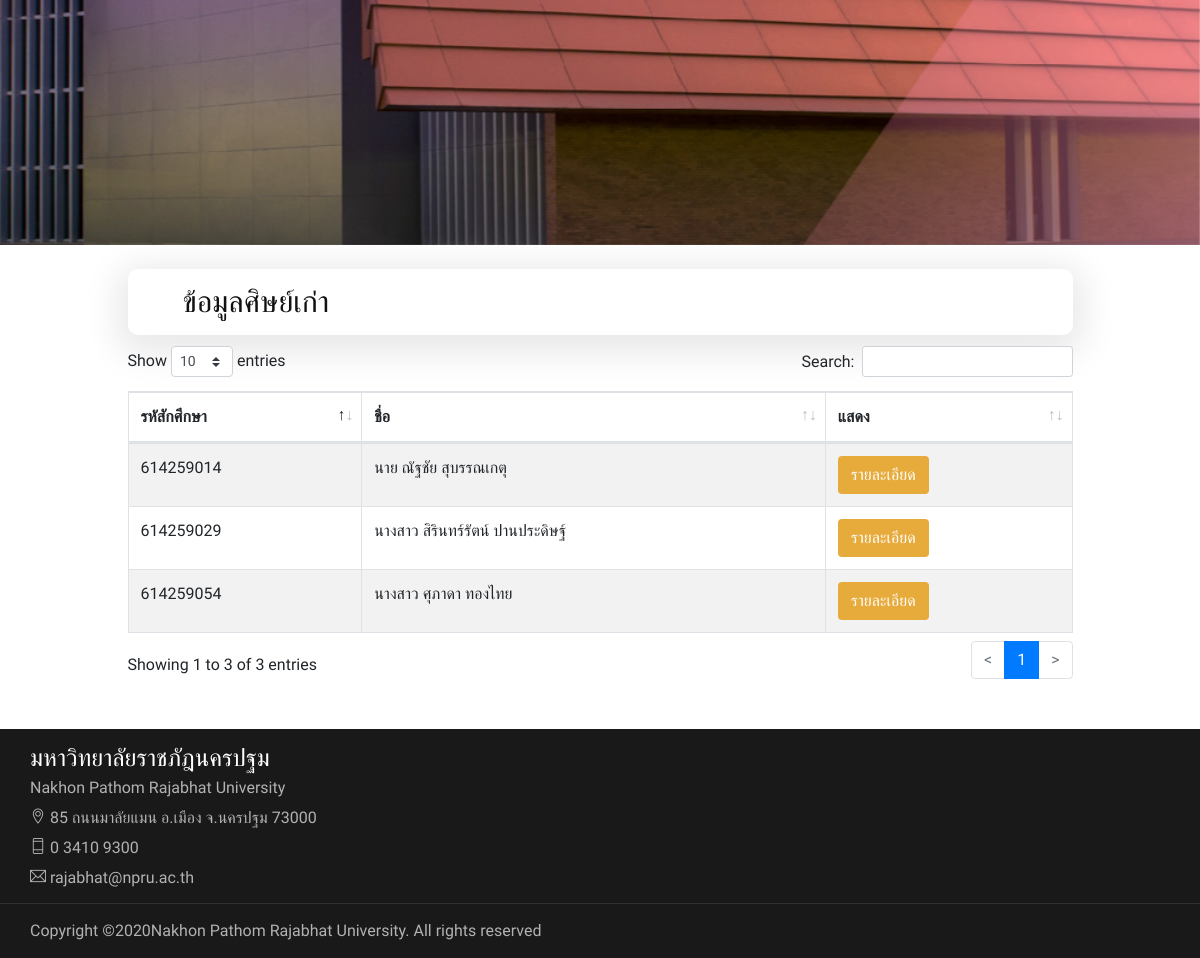
Before: / (lower part) with the older database file.
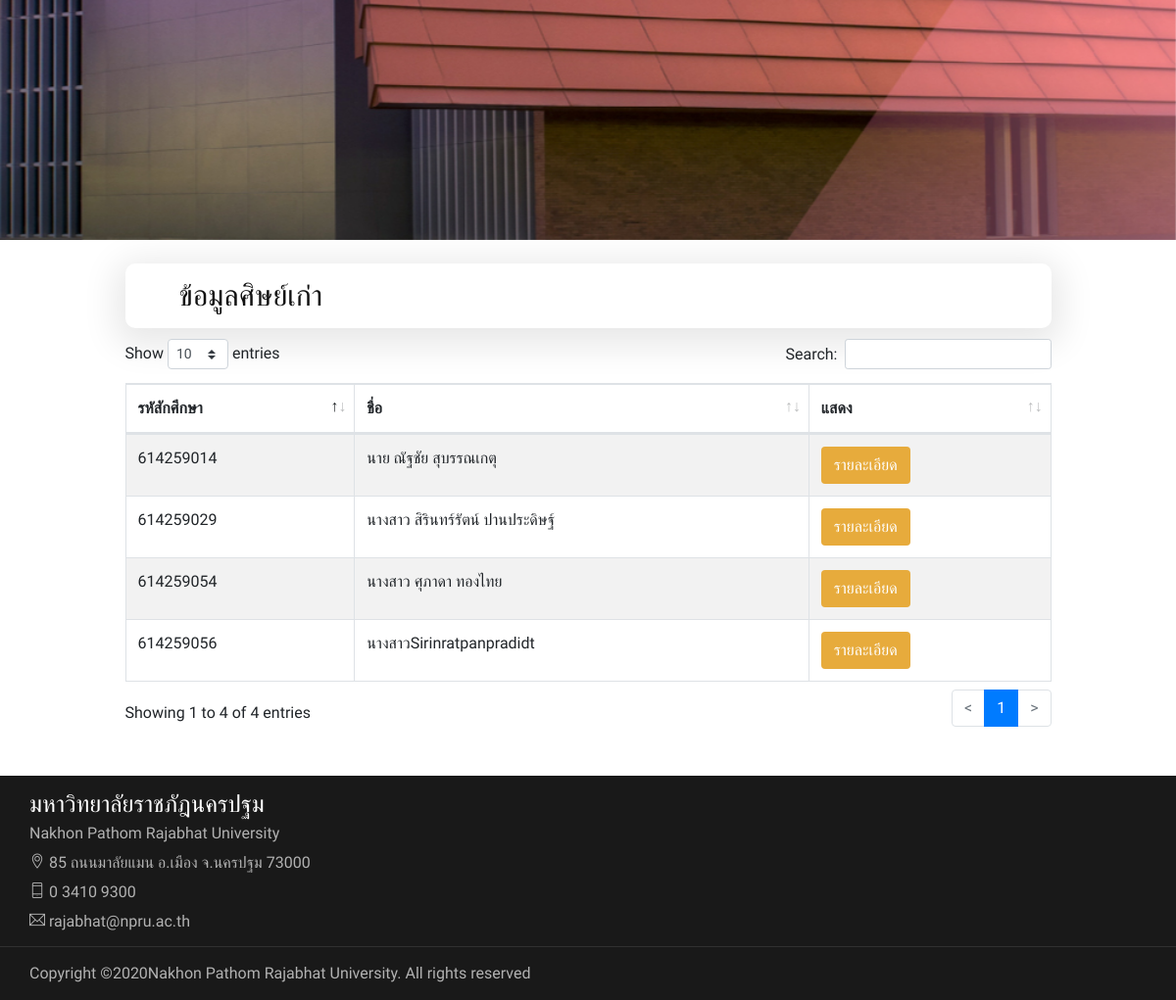
After: the same page with the newer database file.
### tables this page shows
CREATE TABLE `personal` (
  `card_id` char(13) NOT NULL,
  `student_id` int(9) DEFAULT NULL,
  `name` varchar(255) DEFAULT NULL,
  `gender` enum('ชาย','หญิง') DEFAULT NULL,
  `birthday` date DEFAULT NULL,
  `address` varchar(255) DEFAULT NULL,
  `tel` varchar(10) DEFAULT NULL,
  `email` varchar(255) DEFAULT NULL,
  `facebook` varchar(255) DEFAULT NULL,
  `img` varchar(255) DEFAULT NULL
);

### index.php (the view, shortened to what this page needs)
<?php include("head.php");?>
<section class="hero-section">
    <div class="hero-items owl-carousel">
        <div class="single-hero-items set-bg" data-setbg="img/upload/banner1920x600-01.jpg">
        </div>
    </div>
</section>
<div class="container">
    <br>
    <div class="row">
        <div class="col-lg-1">
        </div>
        <div class="col-lg-10">
            <div class="contact-widget">
                <div class="cw-item">
                    <div class="ci-text">
                        <h3>ข้อมูลศิษย์เก่า</h3>
                    </div>
                </div>
            </div>
            <table id="example" class="table table-striped table-bordered" style="width:100%">
                <thead>
                    <tr>
                        <th>รหัสักศึกษา</th>
                        <th>ชื่อ</th>
                        <th>แสดง</th>
                    </tr>
                </thead>
                <tbody>
                <?php
			        $showPersonal = $conn->prepare("SELECT * FROM `personal` ");
			        $showPersonal->execute();
                    $result = $showPersonal->fetchAll();
                    foreach ($result as $row) {
                ?>
                    <tr>
                        <td><?php echo $row['student_id'];  ?></td>
                        <td><?php echo $row['name'];  ?></td>
                        <td><button type="button" class="btn" style="background-color:#e7ab3c;color:#fff;" onclick="show(<?php echo $row['student_id'];?>)"  data-toggle="modal" data-target="#details" >รายละเอียด</button></td>
                    </tr>
                    <?php
                    };
                    ?>
                </tbody>
            </table>
            <br>
            <br>
        </div>
        <div class="col-lg-1">
        </div>
    </div>
</div>
<?php include("footer.php") ?>

### head.php (shortened to what this page needs)
<!DOCTYPE html>
<html lang="zxx">
<head>
    <link rel="stylesheet" href="css/bootstrap.min.css" type="text/css">
    <link rel="stylesheet" href="css/font-awesome.min.css" type="text/css">
    <link rel="stylesheet" href="css/themify-icons.css" type="text/css">
    <link rel="stylesheet" href="css/elegant-icons.css" type="text/css">
    <link rel="stylesheet" href="css/owl.carousel.min.css" type="text/css">
    <link rel="stylesheet" href="css/nice-select.css" type="text/css">
    <link rel="stylesheet" href="css/jquery-ui.min.css" type="text/css">
    <link rel="stylesheet" href="css/slicknav.min.css" type="text/css">
    <link rel="stylesheet" href="css/style.css" type="text/css">
    <link href="source/dataTables/dataTables.bootstrap4.min.css" rel="stylesheet">
</head>
<body>

### footer.php (shortened to what this page needs)
<footer class="footer-section">
    <div class="container">
        <div class="row">
            <div class="col-lg-4">
                <div class="footer-left">
                    <ul>
                        <li>
                            <h4 style="color: #fff;">มหาวิทยาลัยราชภัฎนครปฐม</h4>
                        </li>
                        <li>Nakhon Pathom Rajabhat University</li>
                        <li>
                            <div class="ci-icon"><i class="ti-location-pin"></i> 85 ถนนมาลัยแมน อ.เมือง จ.นครปฐม 73000
                            </div>
                        </li>
                        <li>
                            <div class="ci-icon"><i class="ti-mobile"></i> 0 3410 9300</div>
                        </li>
                        <li>
                            <div class="ci-icon"><i class="ti-email"></i> rajabhat@npru.ac.th</div>
                        </li>
                    </ul>
                </div>
            </div>
        </div>
    </div>
    <div class="copyright-reserved">
        <div class="container">
            <div class="row">
                <div class="col-lg-12">
                    <div class="copyright-text">
                        Copyright &copy;Nakhon Pathom Rajabhat University. All rights reserved
                    </div>
                </div>
            </div>
        </div>
    </div>
</footer>
</body>
</html>

### css/style.css (style rules this page uses)
html, body { height: 100%; font-family: "Muli", sans-serif; -webkit-font-smoothing: antialiased; font-smoothing: antialiased; }
h1, h2, h3, h4, h5, h6 { margin: 0; color: #111111; font-weight: 400; font-family: "Muli", sans-serif; }
h3 { font-size: 30px; }
h4 { font-size: 24px; }
ul, ol { padding: 0; margin: 0; }
.set-bg { background-repeat: no-repeat; background-size: cover; background-position: top center; }
.hero-items .single-hero-items { height: 725px; padding-top: 210px; }
.footer-section { background: #191919; padding-top: 15px; }
.footer-left { margin-bottom: 30px; }
.footer-left ul li { list-style: none; color: #b2b2b2; font-size: 16px; line-height: 30px; }
.copyright-reserved { border-top: 1px solid #303030; padding: 15px 0; margin-top: -20px; }
.copyright-reserved .copyright-text { float: left; font-size: 16px; color: #b2b2b2; }
.contact-widget .cw-item { background: #ffffff; margin-bottom: 11px; -webkit-box-shadow: 0px 8px 35px 10px #E8E8E8; box-shadow: 0px 8px 35px 10px #E8E8E8; padding-left: 25px; padding-top: 15px; padding-bottom: 15px; border-radius: 10px; }
.contact-widget .cw-item .ci-text { display: table; padding-left: 30px; }
@media only screen and (min-width: 1200px) { .container { max-width: 1170px; } }

Changed rows visible on the page:
added personal: student "614259056", name "นางสาวSirinratpanpradidt"
Other visible differences:
text written by a page script: "Show entries Search: Showing 1 to 3 of 3 entries < 1 >" → "Show entries Search: Showing 1 to 4 of 4 entries < 1 >"
